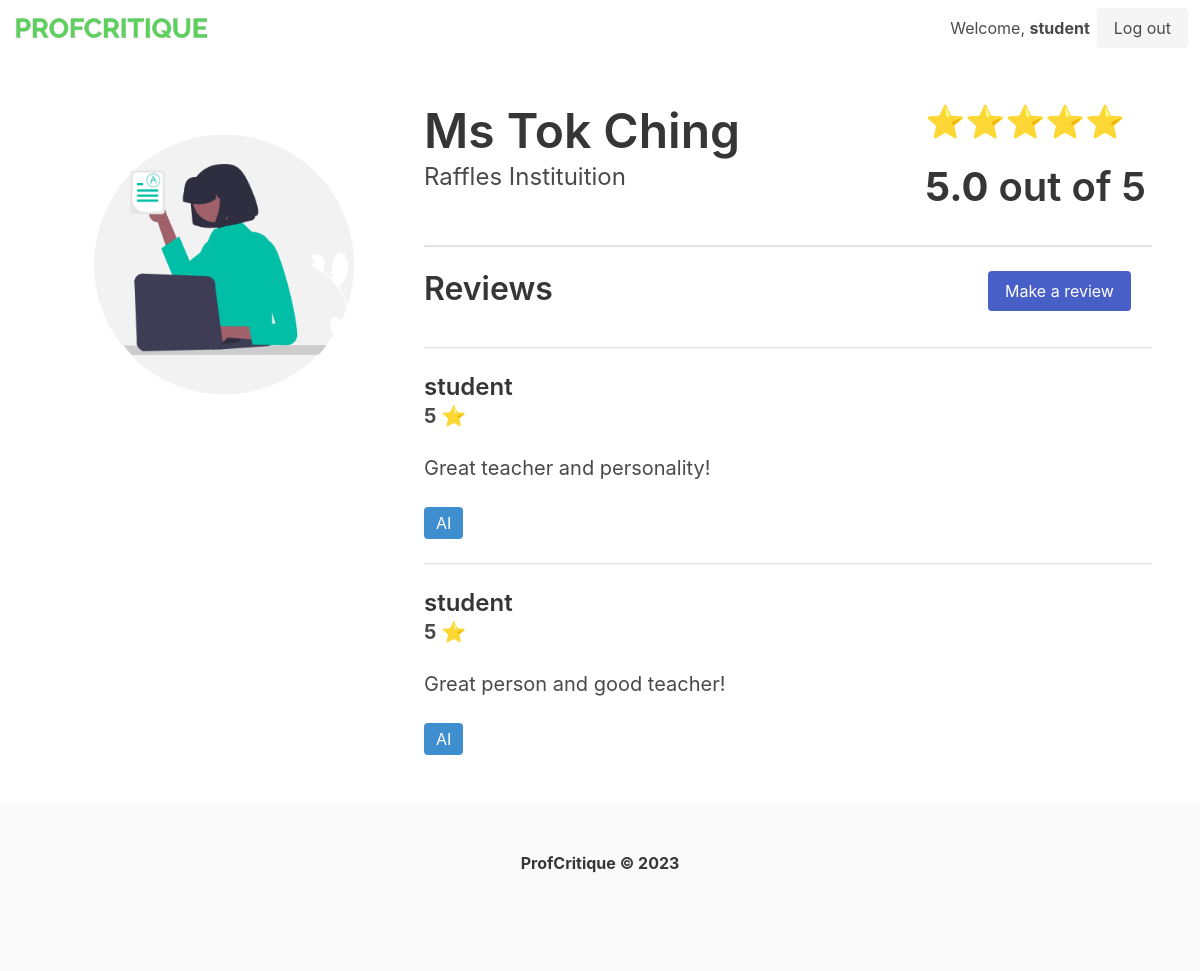
/teacher/2 (signed in), run on an earlier commit of the app's database.
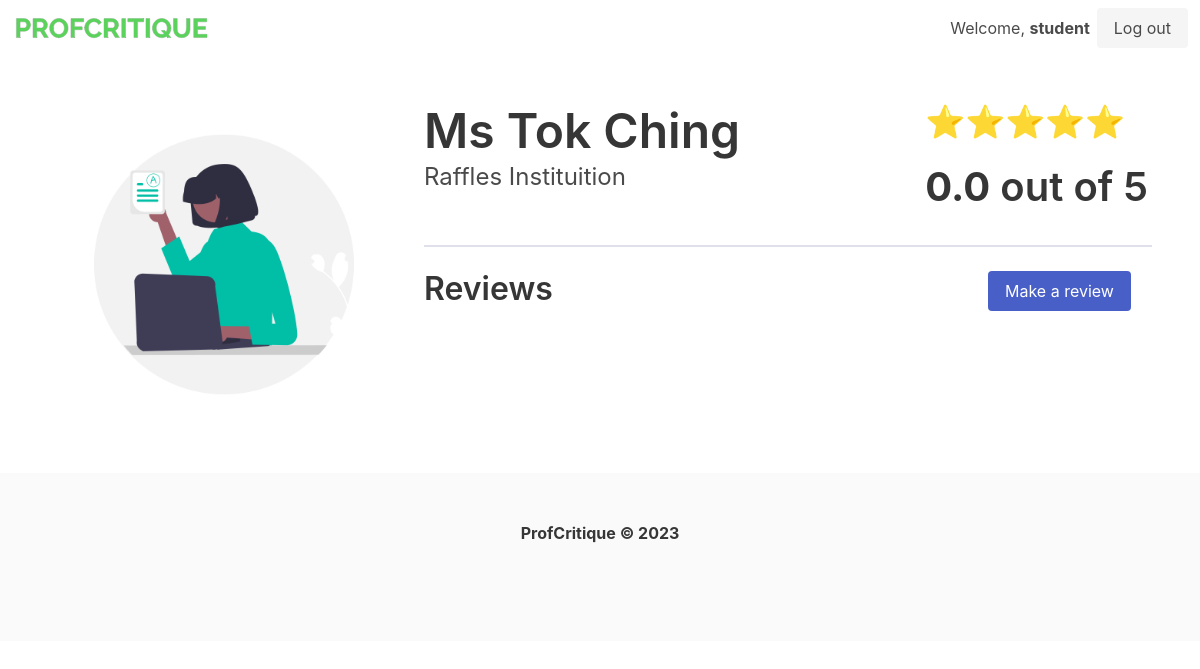
And on a later commit of the database.
### tables this page shows
CREATE TABLE users (
            id INTEGER PRIMARY KEY AUTOINCREMENT,
            username TEXT,
            password TEXT
        );

CREATE TABLE teachers (
            id INTEGER PRIMARY KEY,
            name TEXT,
            school_id INTEGER,
            FOREIGN KEY(school_id) REFERENCES schools(id)
        );

CREATE TABLE schools (
            id INTEGER PRIMARY KEY,
            name TEXT
        );

CREATE TABLE reviews (
            id INTEGER PRIMARY KEY AUTOINCREMENT,
            teacher_id INTEGER,
            user_id INTEGER,
            rating INTEGER,
            comment TEXT,
            flag TEXT,
            FOREIGN KEY(teacher_id) REFERENCES teachers(id),
            FOREIGN KEY(user_id) REFERENCES users(id)
        );

### main.py (the view)
@app.route("/teacher/<teacher_id>", methods=["GET"])
@login_required
def teacher_profile(teacher_id=""):
    result = db.get_teacher_by_id(teacher_id)
    reviews = db.get_review(teacher_id)
    return render_template(
        "teacher.html", teacher_id=teacher_id, result=result, reviews=reviews
    )

### main.py (called while the page is built)
@login_manager.user_loader
def load_user(user_id):
    user = db.get_user_by_id(user_id)
    if user is None:
        return None
    else:
        return User(int(user["id"]), user["username"], user["password"])

### utils/datastore.py (called while the page is built)
    def get_conn(self) -> sqlite3.Connection:
        def dict_factory(cursor: sqlite3.Cursor, row: sqlite3.Row) -> dict:
            d = {}
            for idx, col in enumerate(cursor.description):
                d[col[0]] = row[idx]
            return d
        conn = sqlite3.connect(self.uri)
        conn.row_factory = dict_factory
        return conn

    def get_record(self, command, param=None):
        conn = self.get_conn()
        cur = conn.cursor()
        if param is None:
            cur.execute(query_table[command])
        else:
            cur.execute(query_table[command], param)
        return cur.fetchone()

    def get_records(self, command, param=None):
        conn = self.get_conn()
        cur = conn.cursor()
        if param is None:
            cur.execute(query_table[command])
        else:
            cur.execute(query_table[command], param)
        return cur.fetchall()

    def get_user_by_id(self, user_id):
        user = self.get_record("load_user_by_id", (user_id,))
        return user

    def get_teacher_by_id(self, teacher_id):
        teacher = self.get_record("get_teacher_by_id", (int(teacher_id),))
        score = self.get_record("get_aggregated_score", (int(teacher_id),))
        if score["rating"] is None:
            score["rating"] = 0.0
        return dict(teacher, **score)

    def get_review(self, teacher_id):
        reviews = self.get_records("get_review", (int(teacher_id),))
        return reviews

### templates/teacher.html
{% extends "layout.html" %}
{% block body %}
<section class="section is-small">
    <div class="columns">
        <div class="column is-one-third">
            <figure class="image">
                <img src="{{url_for('static', filename='teacher_profile.png')}}">
            </figure>
        </div>
        <div class="column is-two-thirds">
            <div class="columns">
                <div class="column">
                    <h1 class="title is-1">{{ result["teacher_name"] }}</h1>
                    <h2 class="subtitle is-4">{{ result["school_name"] }}</h2>
                </div>
                <div class="column is-4">
                    <h1 class="title is-3">⭐⭐⭐⭐⭐</h1>
                    <h1 class="title is-2   "><b>{{ result["rating"]|round(1) }}</b> out of 5</h1>
                </div>
            </div>
            <hr style="border-top: 2px solid #e0e0eb;">
            <div class="columns">
                <div class="column">
                    <h1 class="title is-3">Reviews</h1>
                </div>
                <div class="column is-3">
                    <a class="button is-link" href="/teacher/{{ teacher_id }}/review">Make a review</a>
                </div>
            </div>
            {% if reviews %}
            {% for review in reviews %}
            <div class="row">
                <hr style="border-top: 1px solid #e0e0eb;">
                <h1 class="title is-4">{{ review["username"] }}</h1>
                <h2 class="subtitle is-5"><b>{{ review["rating"] }} ⭐</b></h2>
                <p class="is-size-5">{{ review["review"] }}</p>
                <br>
                <span class="tag is-info is-medium">{{ review["flag"] }}</span>
            </div>
            {% endfor %}
            {% endif %}
        </div>
    </div>
</section>
{% endblock %}

### templates/layout.html (shortened to what this page needs)
<!doctype html>
<html lang="en">
<head>
    <link rel="stylesheet" href="https://cdn.jsdelivr.net/npm/bulma@0.9.4/css/bulma.min.css">
</head>
<body>
    <nav class="navbar">
        <div class="navbar-brand">
            <a class="navbar-item" href="/">
                <img src="{{url_for('static', filename='logo.png')}}" width="200" height="30">
            </a>
        </div>
        <div class="navbar-end">
            <div class="navbar-item">
                {% if current_user.is_authenticated %}
                <h3 style="margin-right:7px">Welcome, <b>{{ current_user.username}}</b></h3>
                <a class="button is-light" href="/logout">
                    Log out
                </a>
                {% endif %}
            </div>
        </div>
    </nav>
    {% block body %}
    {% endblock %}
</body>
<footer class="footer">
    <div class="content has-text-centered">
        <p>
            <strong>ProfCritique © 2023</strong>
        </p>
    </div>
</footer>
</html>

What changed in the data, as far as the page shows it:
removed reviews: username "student", rating "5", review "Great teacher and personality!", flag "AI"
removed reviews: username "student", rating "5", review "Great person and good teacher!", flag "AI"
Also different on the page:
{{ result["rating"]|round(1) }}: "5.0" → "0.0"
